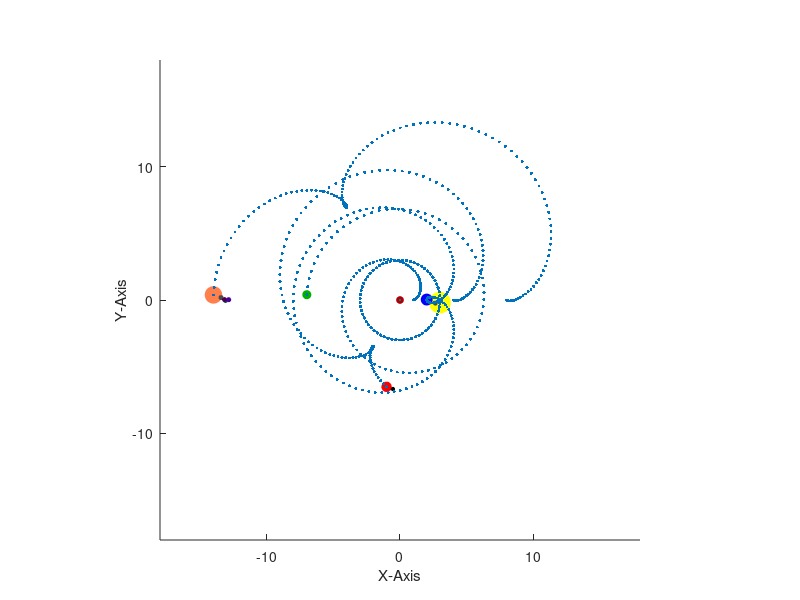

Reproduce this figure in MATLAB.
%mercurecentric

%------------preparation-----------------------------------------------------------------------------------------
figure('units','norm','position',[.1 .1 .8 .7],'color',[.9 .9 .9],'name', "Mercure-Centric"); %Creating Window
axes('position',[.1 .1 .8 .8],'color',[1 1 1], 'xlim',[-18 18],'ylim',[-18 18]);  %Creating Axis
grid off;                                        %turing on grid in coordinate system
xlabel ("X-Axis");                               %labeling the axis
ylabel ("Y-Axis");                               %labeling the axis
zlabel ("Z-Axis");                               %labeling the axis
axis ('square');                                 %squaring axis
%view(325,135)                                   %Tilting coordinate system
drawnow

%----------------Changeable Variables-----------------------------------------------------------------------------
%-----------------------------------------------------------------------------------------------------------------
n=1;              %Number of Revolutions of earth/number of years shown
i=.05;            %Interval during for-loop
g=0;             %Set to >1 to deactivate lines
%----To adapt this system, set ws and rs for the sun to the ones of the desired planet


%---------------pre-calculations----------------------------------------------------------------------------------
l=n.*2.*pi;     %limit for for-loop


%----------------Preparing the Planets----------------------------------------------------------------------------
%------------w[x] is the angular speed; r[x] is the radius relative to the sun------------------------------------
%------------Drawing Sun------------------------------------------------------------------------------------------
h_Sun=line(0,0,0,'marker','o','markersize',[15],'markerfacecolor','yellow','color','yellow'); %creating the ball
ws=2;               %angular speed
rs=3;               %orbit radius

%------------Drawing Mercure----------------------------------------------------------------------------------------
h_Mercure=line(0,0,0,'marker','o','markersize',[5],'color',[.7 0 0],'markerfacecolor',[.7 0 0]); %creating the ball
wm=2;               %angular speed mercure
rm=3;               %orbit radius mecure

%------------Drawing Venus----------------------------------------------------------------------------------------
h_Venus=line(0,0,0,'marker','o','markersize',[6],'color',[0 .7 0],'markerfacecolor',[0 .7 0]); %creating the ball
wv=1.5;             %angular speed venus
rv=4;               %orbit radius venus

%------------Drawing Earth----------------------------------------------------------------------------------------
h_Earth=line(0,0,0,'marker','o','markersize',[8],'color',[0 0 1],'markerfacecolor',[0 0 1]); %creating the ball
we=1;               %angular speed earth
re=5;               %orbit radius earth

%------------Drawing Moon------------------------------------------------------------------------------------------
h_Moon=line(0,0,0,'marker','o','markersize',[3],'color',[.3 .3 .3],'markerfacecolor',[.3 .3 .3]); %creating the ball
wem=12;             %angular speed Moon
rem=.7;             %orbit radius moon

%------------Drawing Mars------------------------------------------------------------------------------------------
h_Mars=line(0,0,0,'marker','o','markersize',[7],'color',[1 0 0],'markerfacecolor',[1 0 0]); %creating the ball
wma=.8;             %angular speed Mars
rma=7;              %orbit radius Mars

%------------Drawing Marsmoom------------------------------------------------------------------------------------------
h_Marsmoon=line(0,0,0,'marker','o','markersize',[2.5],'color',[0 0 0],'markerfacecolor',[0 0 0]); %creating the ball
wmam=10;             %angular speed Marsmoon
rmam=.5;             %orbit radius Marsmoon

%------------Drawing Jupiter------------------------------------------------------------------------------------------
h_Jupiter=line(0,0,'marker','o','markersize',[12],'color',[1 .5 .3],'markerfacecolor',[1 .5 .3]);
wj=.5;              %angular speed jupiter
rj=11;              %orbit radius jupiter

%------------Drawing MoonJ1------------------------------------------------------------------------------------------
h_MoonJ1=line(0,0,'marker','o','markersize',[3],'color',[.3 .3 .3],'markerfacecolor',[.3 .3 .3]);
wmj1=10;             %angular speed Moon
rmj1=.6;             %orbit radius moon

%------------Drawing MoonJ2------------------------------------------------------------------------------------------
h_MoonJ2=line(0,0,'marker','o','markersize',[3],'color',[0 .3 .3],'markerfacecolor',[0 .3 .3]);
wmj2=13;             %angular speed Moon
rmj2=1;               %orbit radius moon

%------------Drawing MoonJ3------------------------------------------------------------------------------------------
h_MoonJ3=line(0,0,'marker','o','markersize',[3],'color',[.3 0 .3],'markerfacecolor',[.3 0 .3]);
wmj3=12;             %angular speed Moon
rmj3=.9;             %orbit radius moon

%------------Drawing MoonJ4------------------------------------------------------------------------------------------
h_MoonJ4=line(0,0,'marker','o','markersize',[3],'color',[.3 0 .6],'markerfacecolor',[.3 0 .6]);
wmj4=9;               %angular speed Moon
rmj4=1.2;             %orbit radius moon
 
drawnow
%------------Making planets move------------------------------------------------------------------------------------
%-------------------------------------------------------------------------------------------------------------------
for t=0:i:l                                          %setting up loop for one rotation
  
  %----Sun----
  xs=rs*cos(ws*t);                                   %getting x for sun
  ys=rs*sin(ws*t);                                   %getting y for sun
  set(h_Sun,'xdata',xs,'ydata',ys);                  %putting sun there
  
  %----Mercure----
  xm=rm*cos(wm*t);                                   %getting x for mercure
  ym=rm*sin(wm*t);                                   %getting y for mercure
  set(h_Mercure,'xdata',xm-xs,'ydata',ym-ys);              %putting mercure there
  
  %----Venus----
  xv=rv*cos(wv*t);                                   %getting x for venus
  yv=rv*sin(wv*t);                                   %getting y for venus
  set(h_Venus,'xdata',xv-xs,'ydata',yv-ys);                %putting venus there
  
  %----Earth----
  xe=re*cos(we*t);                                   %getting x for earth
  ye=re*sin(we*t);                                   %getting y for earth
  set(h_Earth,'xdata',xe-xs,'ydata',ye-ys);                %putting earth there

  %----Moon----
  xem=rem*cos(wem*t)+xe;                                %getting x for moon
  yem=rem*sin(wem*t)+ye;                                %getting y for moon
  set(h_Moon,'xdata',xem-xs,'ydata',yem-ys);                  %putting moon there
  
  %----Mars----
  xma=rma*cos(wma*t);                                %getting x for mars
  yma=rma*sin(wma*t);                                %getting y for mars
  set(h_Mars,'xdata',xma-xs,'ydata',yma-ys);               %putting mars there
  
  %----Marsmoon----
  xmam=rmam*cos(wmam*t)+xma;                                %getting x for marsmoon
  ymam=rmam*sin(wmam*t)+yma;                                %getting y for marsmoon
  set(h_Marsmoon,'xdata',xmam-xs,'ydata',ymam-ys);                %putting marsmoon there
  
  %----Jupiter----
  xj=rj*cos(wj*t);                                   %getting x for jupiter
  yj=rj*sin(wj*t);                                   %getting y for jupiter
  set(h_Jupiter,'xdata',xj-xs,'ydata',yj-ys);              %putting jupiter there
  
  %----MoonJ1----
  xmj1=rmj1*cos(wmj1*t)+xj;                                %getting x for jupitermoon
  ymj1=rmj1*sin(wmj1*t)+yj;                                %getting y for jupitermoon
  set(h_MoonJ1,'xdata',xmj1-xs,'ydata',ymj1-ys);                 %putting jupitermoon there
  
  %----MoonJ2----
  xmj2=rmj2*cos(wmj2*t)+xj;                                %getting x for jupitermoon
  ymj2=rmj2*sin(wmj2*t)+yj;                                %getting x for jupitermoon
  set(h_MoonJ2,'xdata',xmj2-xs,'ydata',ymj2-ys);                 %putting jupitermoon there
  
  %----MoonJ3----
  xmj3=rmj3*cos(wmj3*t)+xj;                                %getting x for jupitermoon
  ymj3=rmj3*sin(wmj3*t)+yj;                                %getting x for jupitermoon
  set(h_MoonJ3,'xdata',xmj3-xs,'ydata',ymj3-ys);                 %putting jupitermoon there
  
  %----MoonJ4----
  xmj4=rmj4*cos(wmj4*t)+xj;                                %getting x for jupitermoon
  ymj4=rmj4*sin(wmj4*t)+yj;                                %getting x for jupitermoon
  set(h_MoonJ4,'xdata',xmj4-xs,'ydata',ymj4-ys);        %putting jupitermoon there
  
  drawnow;
  
 if (mod(t,0.5.*i)==g)     %Trails of Planets
    
    line(xs,ys,'marker','.','markersize',[7]);   %Sun
    line(xm-xs,ym-ys,'marker','.','markersize',[7]);   %Mercure
    line(xv-xs,yv-ys,'marker','.','markersize',[7]);   %Venus
    line(xe-xs,ye-ys,'marker','.','markersize',[7]);   %Earth
    %line(xem-xs,yem-ys,'marker','.','markersize',[7]); %Moon
    line(xma-xs,yma-ys,'marker','.','markersize',[7]);   %Mars
    %line(xmam-xs,ymam-ys,'marker','.','markersize',[7]); %Marsmoon
    line(xj-xs,yj-ys,'marker','.','markersize',[7]);   %Jupiter
    %line(xmj1-xs,ymj1-ys,'marker','.','markersize',[7]); %Jupiter Moon one
    %line(xmj2-xs,ymj2-ys,'marker','.','markersize',[7]); %Jupiter Moon two
    %line(xmj3-xs,ymj3-ys,'marker','.','markersize',[7]); %Jupiter Moon three
    %line(xmj4-xs,ymj4-ys,'marker','.','markersize',[7]); %Jupiter Moon four
        
  endif
  
endfor
